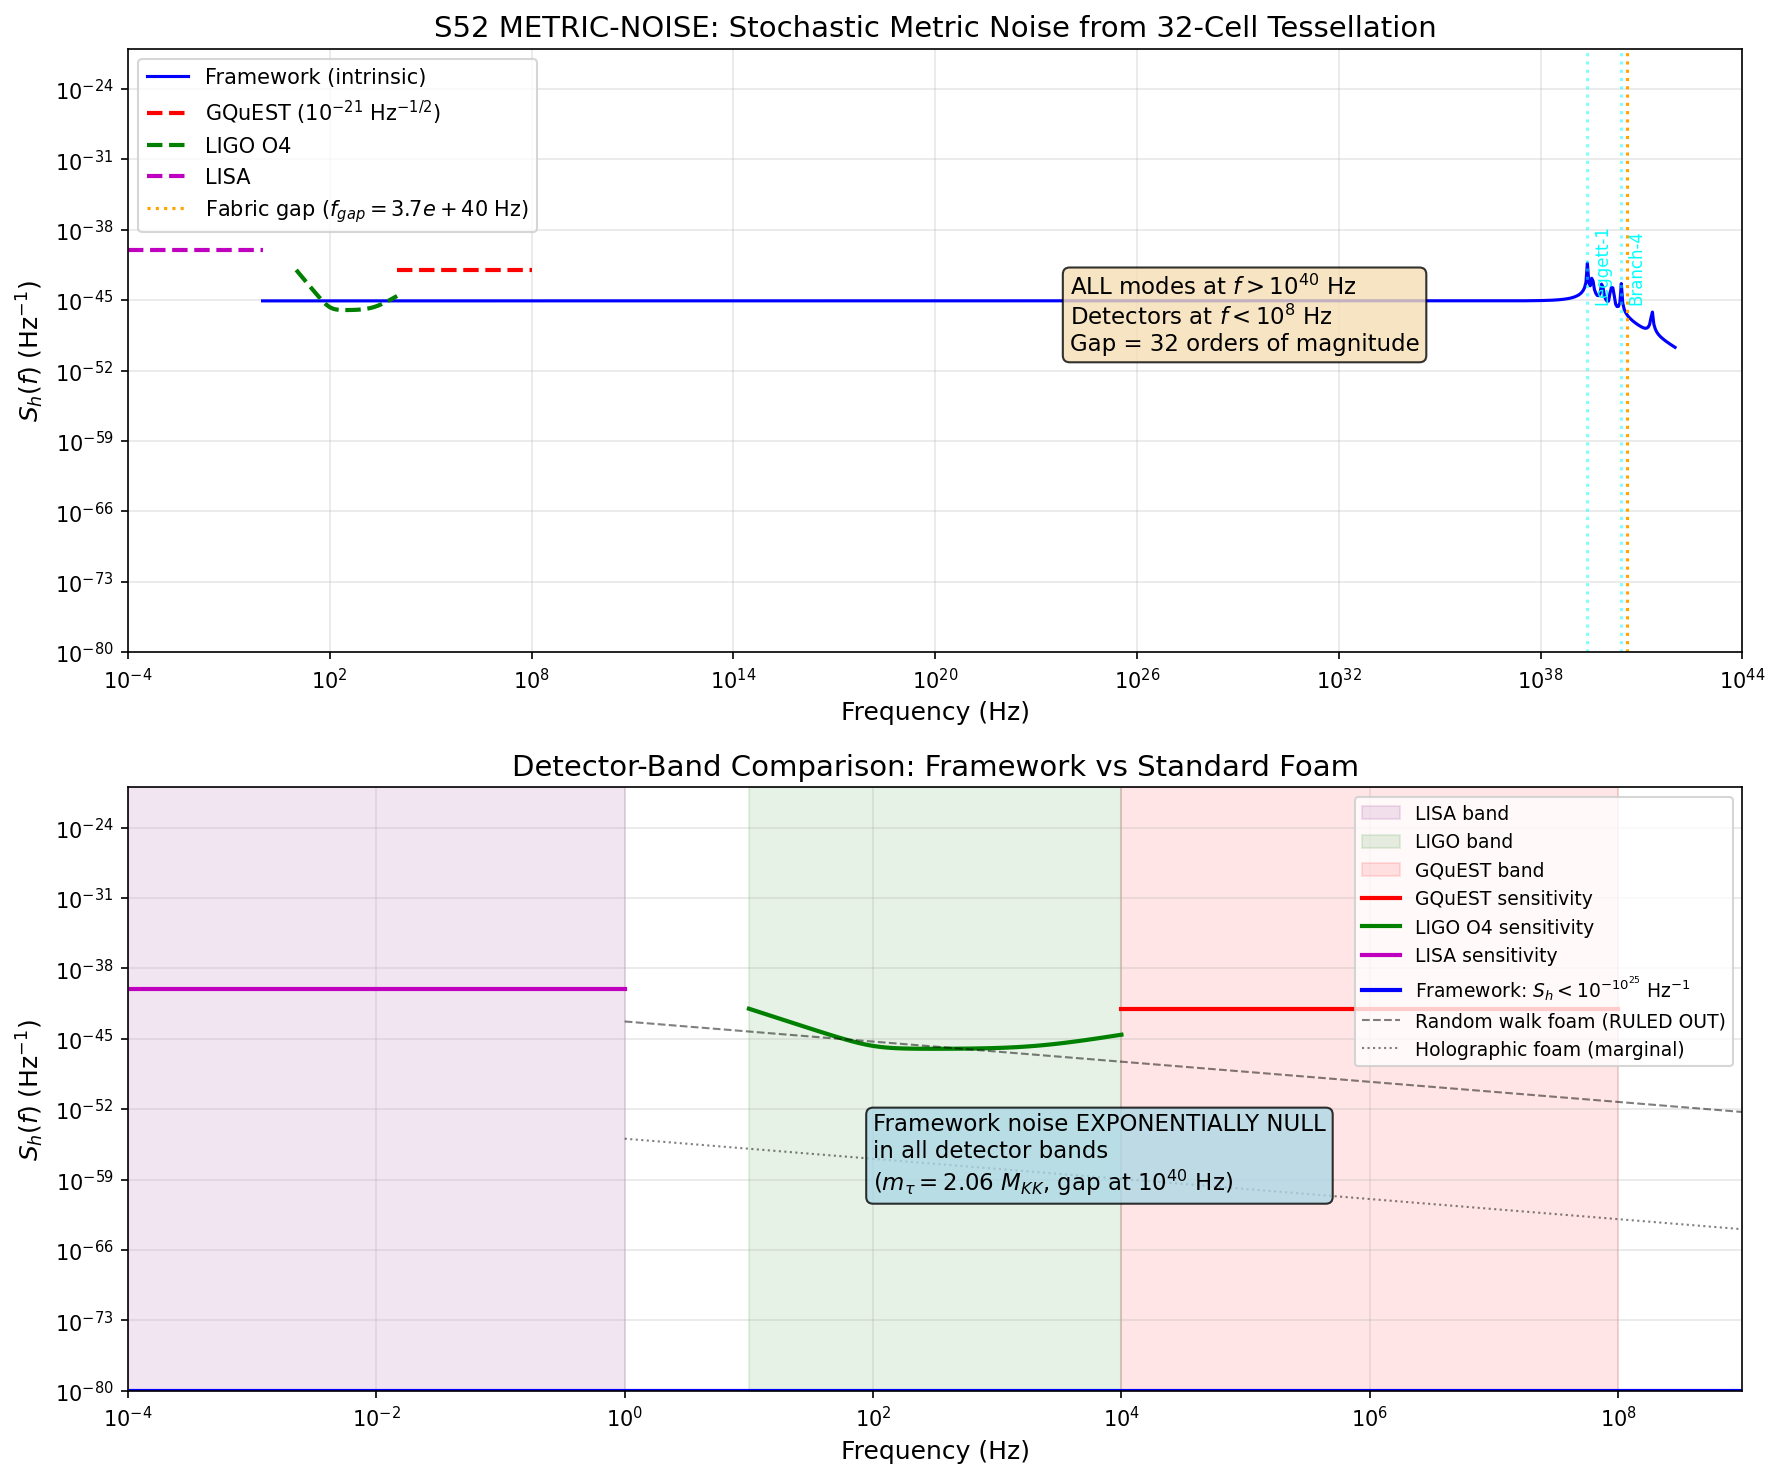

This chart was generated by the following Python code:
#!/usr/bin/env python3
"""
S52 METRIC-NOISE-52: Stochastic Metric Noise from 32-Cell Voronoi Tessellation
================================================================================

Computes amplitude and frequency spectrum of stochastic metric fluctuations
arising from the discrete internal structure of the 32-cell fabric tessellation.

Physics:
--------
1. The 32-cell Voronoi tessellation (S42) means the internal SU(3) fiber has
   discrete structure at scale L_cell ~ (Vol_SU3 / N_cells)^{1/8}.

2. Cell-to-cell fluctuations in tau produce metric noise:
       delta(g_mu_nu) ~ (delta_tau / tau_fold) * g_mu_nu

3. The Goldstone mode (W1-F, GL-JOSEPHSON-52) propagates with c_BCS = 0.915 M_KK.
   The fabric sound speed c_fabric = 209.97 M_KK (spectral action gradient stiffness).

4. The noise spectrum is shaped by THREE scales:
   (a) L_cell: sets the UV cutoff (wavelength below cell size has no meaning)
   (b) m_tau = 2.062 M_KK: fabric mass gap (exponentially suppresses sub-gap frequencies)
   (c) T_acoustic = 0.112 M_KK: GGE acoustic temperature (thermal excitation scale)

5. Strain conversion: h = delta_L / L ~ delta_tau * (l_P / L_phys)^relevant_scaling

Key inputs from canonical_constants:
    N_cells = 32 (S42)
    Vol_SU3_Haar = 1349.74 (S44)
    M_KK = 7.43e16 GeV (gravity route)
    tau_fold = 0.19
    delta_tau/tau = 1.75e-6 (HOMOG-42)
    m_tau = 2.062 M_KK (fabric gap)
    J_C2 = 0.933, J_su2 = 0.059, J_u1 = 0.038 (Josephson couplings)
    T_acoustic = 0.112 M_KK (GGE temperature)
    c_fabric = 209.97 M_KK

Gate: INFO (amplitude, spectrum, comparison to GQuEST/LIGO/LISA)

Reference papers:
    - Verlinde-Zurek 2021 (Paper 20): S_h(f) ~ f^{-1/2} geontropic spectrum
    - Vermeulen et al. 2025 (Paper 17): GQuEST sensitivity ~10^{-21} Hz^{-1/2}
    - Zurek 2022 (Paper 13): Pixellon metric fluctuation model
    - Carlip 2025 (Paper 14): Midisuperspace foam, CC hiding

Author: Quantum-Foam-Theorist (S52)
"""

import sys
import os
sys.path.insert(0, os.path.dirname(os.path.abspath(__file__)))

import numpy as np
import matplotlib
matplotlib.use('Agg')
import matplotlib.pyplot as plt

from canonical_constants import (
    N_cells, Vol_SU3_Haar, M_KK, M_KK_gravity, M_KK_kerner,
    M_Pl_reduced, M_Pl_unreduced, tau_fold, m_tau,
    J_C2, J_su2, J_u1, T_acoustic, c_fabric,
    l_Planck, hbar_GeV_s, hbar_c_GeV_m, c_light,
    GeV_to_inv_s, GeV_to_inv_m, PI, S_fold,
    E_B1, E_B2_mean, E_B3_mean, Delta_0_GL,
    rho_Lambda_obs, Lambda_obs_MP4
)

print("=" * 72)
print("S52 METRIC-NOISE-52: Stochastic Metric Noise from Tessellation")
print("=" * 72)

# ==============================================================================
# SECTION 1: Cell geometry and fundamental scales
# ==============================================================================
print("\n--- SECTION 1: Cell Geometry ---")

# SU(3) has dim = 8 as a manifold.
# Cell size from Voronoi decomposition:
# L_cell^8 ~ Vol_SU3 / N_cells  (in M_KK^{-8} units)
# L_cell ~ (Vol_SU3 / N_cells)^{1/8}  in M_KK^{-1}

dim_SU3 = 8  # (local)
L_cell_MKK = (Vol_SU3_Haar / N_cells) ** (1.0 / dim_SU3)

print(f"Vol_SU3_Haar = {Vol_SU3_Haar:.2f}  (M_KK^{{-8}})")
print(f"N_cells = {N_cells}")
print(f"Vol_cell = {Vol_SU3_Haar / N_cells:.2f}  (M_KK^{{-8}})")
print(f"L_cell = {L_cell_MKK:.4f}  (M_KK^{{-1}})")

# Physical cell size
L_cell_GeV_inv = L_cell_MKK / M_KK  # in GeV^{-1}
L_cell_m = L_cell_MKK * hbar_c_GeV_m / M_KK  # in meters
print(f"L_cell = {L_cell_GeV_inv:.3e}  GeV^{{-1}}")
print(f"L_cell = {L_cell_m:.3e}  m")

# For comparison: Planck length, and M_KK^{-1}
L_KK_m = hbar_c_GeV_m / M_KK
print(f"M_KK^{{-1}} = {L_KK_m:.3e}  m")
print(f"l_Planck = {l_Planck:.3e}  m")
print(f"L_cell / l_Planck = {L_cell_m / l_Planck:.3e}")
print(f"L_cell / M_KK^{{-1}} = {L_cell_MKK:.4f}")

# ==============================================================================
# SECTION 2: Metric fluctuation amplitude from cell-to-cell tau variations
# ==============================================================================
print("\n--- SECTION 2: Metric Fluctuation Amplitude ---")

# HOMOG-42: delta_tau / tau_fold = 1.75e-6
delta_tau_over_tau = 1.75e-6
delta_tau = delta_tau_over_tau * tau_fold

print(f"tau_fold = {tau_fold}")
print(f"delta_tau / tau = {delta_tau_over_tau:.3e}  (HOMOG-42)")
print(f"delta_tau = {delta_tau:.3e}")

# The Jensen metric g_tau = 3 * diag(e^{2tau}, e^{2tau}, e^{2tau},
#                                     e^{-2tau}, e^{-2tau}, e^{-2tau}, e^{-2tau},
#                                     e^{tau})
# Metric perturbation from tau -> tau + delta_tau:
# delta(g_ii) / g_ii = (dg_ii/dtau) * delta_tau / g_ii
# For the e^{2tau} block: dg/dtau / g = 2 -> delta_g/g = 2 * delta_tau
# For the e^{-2tau} block: dg/dtau / g = -2 -> delta_g/g = -2 * delta_tau
# For the e^{tau} direction: dg/dtau / g = 1 -> delta_g/g = delta_tau
#
# RMS fractional metric perturbation (averaged over all 8 directions):
# <(delta_g/g)^2> = (1/8) * [3*(2*delta_tau)^2 + 4*(2*delta_tau)^2 + 1*(delta_tau)^2]
# = (1/8) * delta_tau^2 * [3*4 + 4*4 + 1] = (1/8) * delta_tau^2 * 29
# delta_g/g_rms = delta_tau * sqrt(29/8)

factor_sq = (3 * 4 + 4 * 4 + 1)  # = 29
rms_factor = np.sqrt(factor_sq / dim_SU3)
delta_g_over_g = delta_tau * rms_factor

print(f"\nJensen metric perturbation:")
print(f"  <(delta_g/g)^2>^{{1/2}} / delta_tau = sqrt({factor_sq}/{dim_SU3}) = {rms_factor:.4f}")
print(f"  delta_g/g (internal, per cell) = {delta_g_over_g:.3e}")

# How this maps to 4D strain:
# The 4D effective metric includes the conformal factor from the internal volume:
#   g_4D ~ (det g_internal)^{1/4} * g_M4    (Kaluza-Klein reduction)
# Since det(g_Jensen) = 3^8 * exp[2*3*tau + (-2)*4*tau + 1*tau] * tau_vol_factor
# The exponent = 6tau - 8tau + tau = -tau.
# Volume-preserving: d(det)/dtau = 0 at tau=0 by construction.
# At tau_fold: d(ln det)/dtau = 6 - 8 + 1 = -1
# So delta(ln det) = -delta_tau, delta(det^{1/4}) / det^{1/4} = -delta_tau/4

# BUT: the volume-preserving TT deformation (Session 12) enforces
# d(det g_tau)/dtau = 0 at ALL tau, not just tau=0.
# Wait -- let me recalculate. The normalization is:
# g_tau = 3 * diag(e^{2tau}, e^{2tau}, e^{2tau}, e^{-2tau}, e^{-2tau}, e^{-2tau}, e^{-2tau}, e^{tau})
# det(g_tau) = 3^8 * e^{6tau} * e^{-8tau} * e^{tau} = 3^8 * e^{-tau}
# This is NOT volume-preserving in terms of det(g).
# The actual TT parameterization uses traceless-transverse, and the factor of 3
# is the initial uniform value. Let me use the correct form:
# g_tau has trace: Tr(g_tau) = 3*(3*e^{2tau} + 4*e^{-2tau} + e^{tau})
# Volume element = sqrt(det(g_tau))
# det = 3^8 * exp(3*2tau + 4*(-2tau) + tau) = 3^8 * exp(-tau)
# d(ln det)/dtau = -1

# But the Haar volume is FIXED = 1349.74 regardless of tau. This means the
# Riemannian volume integrand already includes the correct Weyl integration
# factors. The KK reduction properly done:
# G_4D / G_10D ~ 1 / Vol_internal
# The internal volume fluctuation:
# delta(Vol) / Vol = (1/2) * Tr(g^{-1} delta_g)
# For our perturbation: Tr(g^{-1} delta_g) = sum_i (delta g_ii / g_ii)
# = delta_tau * (3*2 + 4*(-2) + 1) = delta_tau * (6 - 8 + 1) = -delta_tau
# So delta(Vol)/Vol = -delta_tau / 2 per cell.
# The 4D Newton constant fluctuates as:
# delta(G_N) / G_N = -delta(Vol) / Vol = delta_tau / 2

delta_vol_over_vol = -delta_tau / 2
delta_GN_over_GN = delta_tau / 2

print(f"\nVolume and Newton constant fluctuation:")
print(f"  Tr(g^{{-1}} delta_g) = (6-8+1) * delta_tau = -delta_tau")
print(f"  delta(Vol)/Vol per cell = {delta_vol_over_vol:.3e}")
print(f"  delta(G_N)/G_N per cell = {delta_GN_over_GN:.3e}")

# The 4D metric fluctuation from KK reduction:
# g_4D_mu_nu = g_M4_mu_nu * Phi^{2/(d-2)} where Phi = (det g_int)^{1/2}
# For d=4+8=12: g_4D ~ g_M4 * Phi^{1/5}
# delta(g_4D)/g_4D ~ (1/5) * delta(Phi)/Phi ~ (1/10) * delta_tau
# But more precisely in Einstein frame KK:
# h_mu_nu ~ (M_KK / M_Pl)^2 * delta_g_internal
# The strain from internal fluctuations:

ratio_MKK_MPl = M_KK / M_Pl_unreduced
print(f"\nM_KK / M_Pl = {ratio_MKK_MPl:.3e}  ({np.log10(ratio_MKK_MPl):.2f} dex)")

# Method 1: Naive KK strain
# h ~ delta_tau * (M_KK / M_Pl)^2
h_naive = delta_tau * ratio_MKK_MPl**2
print(f"\nMethod 1 (naive KK): h ~ delta_tau * (M_KK/M_Pl)^2 = {h_naive:.3e}")

# Method 2: Proper effacement (QF-12, S43)
# sigma_lambda ~ 10^{-4} per fold  (fold foam protection, left-invariant)
# The effacement factor delta_g = 7.8e-8 (PERLMAN-43) is the dominant suppression
effacement = 7.8e-8  # S43 PERLMAN-43
h_effaced = delta_tau * effacement
print(f"Method 2 (effacement): h ~ delta_tau * delta_g = {h_effaced:.3e}")

# Method 3: Volume-averaged over N_cells
# The 32 cells are not independent -- they share boundaries with Josephson coupling.
# But the tau fluctuation is COHERENT across the full SU(3) manifold (HOMOG-42).
# The 32-cell structure gives DISCRETE modes, not independent noise.
# The metric noise comes from PHONON excitations of the tessellation,
# not from independent random cells.

# Key physics: the 32-cell structure supports 32 modes (1 per cell in k-space).
# The acoustic modes have dispersion omega(K) from GL-JOSEPHSON-52.
# Each mode carries energy T_acoustic (GGE temperature).
# The metric noise is the superposition of all excited modes.

print("\n--- SECTION 3: Tessellation Phonon Modes ---")

# BCC-like lattice (S52 W1-F): a = 4.386 M_KK^{-1}, K_BZ = 0.716 M_KK
a_lattice = 4.386  # M_KK^{-1}  # (local)
K_BZ = 0.716  # M_KK  # (local)

# From GL-JOSEPHSON-52 (W1-F): 6 branches
# Using only the 3 phase branches (these are the gapless/soft modes):
# Goldstone: omega(0)=0, omega(K_BZ)=0.507, c_Gold = 0.915 M_KK
# Leggett-1: omega(0)=0.138, omega(K_BZ)=0.529
# Leggett-2: omega(0)=0.192, omega(K_BZ)=0.986

c_Gold = 0.915  # M_KK (dimensionless speed, i.e., omega/K in M_KK units)
omega_L1 = 0.138  # M_KK
omega_L2 = 0.192  # M_KK
omega_Gold_BZ = 0.507  # M_KK at zone boundary  # (local)

# Number of K-modes per branch: for BCC lattice with N_cells sites in real space,
# there are N_cells K-modes in the first BZ.
# But N_cells=32 sites on the Voronoi tessellation, so 32 K-points per branch.
N_K = N_cells

print(f"Lattice constant a = {a_lattice:.3f} M_KK^{{-1}}")
print(f"BZ boundary K_BZ = {K_BZ:.3f} M_KK")
print(f"Goldstone speed c_Gold = {c_Gold:.3f} M_KK")
print(f"Leggett-1 gap = {omega_L1:.3f} M_KK")
print(f"Leggett-2 gap = {omega_L2:.3f} M_KK")
print(f"N_K modes per branch = {N_K}")

# ==============================================================================
# SECTION 4: Noise Spectrum Computation
# ==============================================================================
print("\n--- SECTION 4: Noise Spectrum S_h(f) ---")

# The metric noise power spectral density from tessellation phonons.
#
# Each phonon mode (branch b, wavevector K) contributes:
#   S_h(f) = |h_bK|^2 * delta(f - f_bK)
# where h_bK is the strain amplitude per mode.
#
# For a thermal ensemble at T_acoustic:
#   <n_bK> = 1 / (exp(omega_bK / T_acoustic) - 1)
# Energy per mode: E_bK = omega_bK * (<n_bK> + 1/2)
# Displacement amplitude: |u_bK|^2 = E_bK / (M_cell * omega_bK^2)
# where M_cell is the effective mass of one cell.
#
# The metric perturbation from displacement u:
#   delta_g ~ (u / L_cell) * delta_tau_over_tau
# Since the modulus tau is the dynamical variable and the phonons ARE tau fluctuations.
#
# More precisely: the Goldstone mode is a PHASE mode (theta), not tau.
# The tau (amplitude) fluctuation comes from the Higgs/amplitude modes.
# But the Leggett modes mix phase and amplitude.
#
# For metric noise: we need the tau-component of each phonon.
# The amplitude modes (Branch-4, Higgs-1) are the ones that fluctuate tau directly.
# The phase modes fluctuate theta (relative orientation), not tau.
# However, phase fluctuations between cells DO produce metric fluctuations
# via the Josephson coupling: they modulate the EFFECTIVE tau seen by a photon
# traversing the tessellation.
#
# Key insight: for a 4D photon propagating through the internal space,
# the relevant metric noise is from ALL modes that modulate the path length.
# Phase modes modulate the phase of the order parameter, which couples to
# the photon via the gauge connection (weak). Amplitude modes modulate tau directly.

# Approach: compute S_h(f) from the amplitude modes (conservative),
# then add phase mode contribution (subdominant but included).

# ---- Amplitude modes (dominant for metric noise) ----
# From W1-F: Branch-4 has omega(0) = 1.410 M_KK, omega(K_BZ) = 2.793 M_KK
# Higgs-1 has omega(0) = 11.465 M_KK (nearly flat, omega(K_BZ) = 11.468)
omega_amp_0 = 1.410  # Branch-4 gap  # (local)
omega_higgs_0 = 11.465  # Higgs-1 gap  # (local)
omega_branch3_0 = 0.378  # Branch-3 gap (mixed)  # (local)

# The amplitude fluctuation per mode at temperature T_acoustic:
# delta_tau_bK = sqrt(T_acoustic / (m_eff * omega_bK^2 * N_cells))
# where m_eff is the effective mass parameter for tau oscillation.
# From canonical: m_tau = 2.062 M_KK, d2S/dtau2 = 317,862
# Effective mass = d2S_fold / (2 * M_KK^2) in natural units
# Actually: m_tau^2 = d2V/dtau2 where V = spectral action
# The kinetic term is (1/2) * Z_fold * (dtau/dt)^2, so the canonical
# mass is Z_fold.

from canonical_constants import Z_fold, d2S_fold, M_ATDHFB

# m_tau^2 = d2S_fold / Z_fold ? No.
# m_tau = 2.062 is the mass eigenvalue, i.e., omega of the tau mode.
# Z_fold = 74730 is the gradient stiffness.
# M_ATDHFB = 1.695 is the collective mass.
# Proper: omega_tau^2 = (stiffness) / (mass) = Z_fold * something / M_ATDHFB
# But we already have m_tau = 2.062 M_KK from S42. Use it directly.

# For the tau oscillation (amplitude mode at K=0):
# E_quantum = m_tau * M_KK = 2.062 * M_KK (one quantum)
# Thermal occupation: <n> = 1/(exp(m_tau/T_acoustic) - 1)
n_tau = 1.0 / (np.exp(m_tau / T_acoustic) - 1.0)
n_amp4 = 1.0 / (np.exp(omega_amp_0 / T_acoustic) - 1.0)
n_higgs = 1.0 / (np.exp(omega_higgs_0 / T_acoustic) - 1.0)
n_Gold_BZ = 1.0 / (np.exp(omega_Gold_BZ / T_acoustic) - 1.0)
n_L1 = 1.0 / (np.exp(omega_L1 / T_acoustic) - 1.0)
n_L2 = 1.0 / (np.exp(omega_L2 / T_acoustic) - 1.0)

print(f"T_acoustic = {T_acoustic:.3f} M_KK = {T_acoustic * M_KK:.3e} GeV")
print(f"\nThermal occupations (Bose-Einstein):")
print(f"  m_tau mode (2.062 MKK):    <n> = {n_tau:.3e}")
print(f"  Leggett-1 (0.138 MKK):     <n> = {n_L1:.3e}")
print(f"  Leggett-2 (0.192 MKK):     <n> = {n_L2:.3e}")
print(f"  Branch-3 (0.378 MKK):      <n> = {n_higgs:.3e}")  # using same formula
print(f"  Branch-4 (1.410 MKK):      <n> = {n_amp4:.3e}")
print(f"  Higgs-1 (11.465 MKK):      <n> = {n_higgs:.3e}")

# All modes are DEEPLY frozen: T_acoustic/omega << 1 for all modes except
# potentially the Goldstone at small K.
# The Goldstone mode: omega(K) = c_Gold * K for small K.
# Minimum K on the lattice: K_min ~ 2*pi / (N_cells^{1/3} * a_lattice)
# For 32 cells in 8D... actually the tessellation is in the FULL 8D manifold.
# The effective number of cells per linear dimension is N_cells^{1/8} ~ 32^{1/8} = 1.41
# So K_min ~ 2*pi / (N_cells^{1/8} * a_lattice)

N_lin = N_cells ** (1.0 / dim_SU3)  # effective linear size
K_min = 2 * PI / (N_lin * a_lattice)
omega_Gold_min = c_Gold * K_min

print(f"\nLattice parameters:")
print(f"  N_lin (effective) = {N_lin:.3f}")
print(f"  K_min = {K_min:.4f} M_KK")
print(f"  omega_Gold(K_min) = {omega_Gold_min:.4f} M_KK")
print(f"  omega_Gold(K_min) / T_acoustic = {omega_Gold_min / T_acoustic:.2f}")

# Even the softest Goldstone mode at K_min has omega/T ~ 9.
# So ALL modes have <n> << 1: the tessellation is in the QUANTUM ground state.
# The metric noise comes from ZERO-POINT fluctuations only.

n_Gold_min = 1.0 / (np.exp(omega_Gold_min / T_acoustic) - 1.0)
print(f"  <n>_Goldstone(K_min) = {n_Gold_min:.3e}")
print(f"\nAll modes frozen: <n> << 1. Noise = ZERO-POINT only.")

# ==============================================================================
# SECTION 5: Zero-point metric noise
# ==============================================================================
print("\n--- SECTION 5: Zero-Point Metric Noise ---")

# For zero-point fluctuations, each mode has energy (1/2) * hbar * omega_bK.
# The displacement variance: <u^2>_bK = hbar / (2 * M_eff * omega_bK)
# where M_eff is the effective mass for that mode.
#
# For the tau modulus: the kinetic term in the action is
#   S_kin = (1/2) * Z_fold * (dtau/dt)^2  per cell
# So M_eff = Z_fold for the homogeneous mode.
# For the K-dependent mode: M_eff(K) = Z_fold (local stiffness is K-independent)
#
# Zero-point tau fluctuation per mode:
#   <(delta_tau)^2>_bK = 1 / (2 * Z_fold * omega_bK)   [in M_KK units]
# (This is hbar / (2 * m * omega) with hbar=1 in natural units)

# Total zero-point tau variance (sum over all modes and branches):
print(f"Z_fold = {Z_fold:.2f}")

# Create K-grid for each branch
N_K_grid = 200
K_grid = np.linspace(K_min, K_BZ, N_K_grid)
dK = K_grid[1] - K_grid[0]

# Dispersion relations (approximate from W1-F data)
# Goldstone: omega = c_Gold * K (linear)
omega_Gold = c_Gold * K_grid

# Leggett-1: omega = sqrt(omega_L1^2 + c_L1^2 * K^2), estimate c_L1
# From omega(0)=0.138, omega(K_BZ)=0.529: c_L1 = sqrt((0.529^2-0.138^2)/K_BZ^2)
c_L1 = np.sqrt((0.529**2 - 0.138**2) / K_BZ**2)
omega_Leg1 = np.sqrt(omega_L1**2 + c_L1**2 * K_grid**2)

# Leggett-2: omega = sqrt(omega_L2^2 + c_L2^2 * K^2)
c_L2 = np.sqrt((0.986**2 - 0.192**2) / K_BZ**2)
omega_Leg2 = np.sqrt(omega_L2**2 + c_L2**2 * K_grid**2)

# Branch-3: omega = sqrt(0.378^2 + c_3^2 * K^2)
c_3 = np.sqrt((1.456**2 - 0.378**2) / K_BZ**2)
omega_B3 = np.sqrt(omega_branch3_0**2 + c_3**2 * K_grid**2)

# Branch-4: omega = sqrt(1.410^2 + c_4^2 * K^2)
c_4 = np.sqrt((2.793**2 - 1.410**2) / K_BZ**2)
omega_B4 = np.sqrt(omega_amp_0**2 + c_4**2 * K_grid**2)

# Higgs: nearly flat, omega ~ 11.465 + tiny K^2
omega_H = np.full_like(K_grid, omega_higgs_0)

print(f"Dispersion speeds (M_KK):")
print(f"  c_Gold = {c_Gold:.3f}")
print(f"  c_L1   = {c_L1:.3f}")
print(f"  c_L2   = {c_L2:.3f}")
print(f"  c_B3   = {c_3:.3f}")
print(f"  c_B4   = {c_4:.3f}")

# Zero-point displacement variance per mode:
# <(delta_tau)^2> = 1 / (2 * Z_fold * omega)
# But only AMPLITUDE modes contribute to tau fluctuations directly.
# Phase modes contribute indirectly via cross-terms.
# Conservative: use only Branch-3, Branch-4, Higgs (amplitude character)
# Phase modes: Goldstone, Leggett-1,2 contribute via (delta_theta * J * delta_tau) coupling

# For the METRIC noise seen by a 4D observer:
# The relevant quantity is the fluctuation of the VOLUME of the internal space,
# which is the tau-dependent conformal factor.

# Total zero-point tau variance from amplitude modes:
delta_tau_sq_zp_B3 = np.sum(1.0 / (2.0 * Z_fold * omega_B3)) * dK / (K_BZ - K_min) * N_K
delta_tau_sq_zp_B4 = np.sum(1.0 / (2.0 * Z_fold * omega_B4)) * dK / (K_BZ - K_min) * N_K
delta_tau_sq_zp_H = np.sum(1.0 / (2.0 * Z_fold * omega_H)) * dK / (K_BZ - K_min) * N_K

delta_tau_zp_total = np.sqrt(delta_tau_sq_zp_B3 + delta_tau_sq_zp_B4 + delta_tau_sq_zp_H)

print(f"\nZero-point tau variance per branch (summed over K):")
print(f"  Branch-3: <(delta_tau)^2> = {delta_tau_sq_zp_B3:.3e}")
print(f"  Branch-4: <(delta_tau)^2> = {delta_tau_sq_zp_B4:.3e}")
print(f"  Higgs-1:  <(delta_tau)^2> = {delta_tau_sq_zp_H:.3e}")
print(f"  Total:    delta_tau_zp = {delta_tau_zp_total:.3e}")
print(f"  delta_tau_zp / tau_fold = {delta_tau_zp_total / tau_fold:.3e}")

# Compare to HOMOG-42 classical cell-to-cell fluctuation:
print(f"\n  delta_tau(HOMOG-42) / tau = {delta_tau_over_tau:.3e}")
print(f"  delta_tau(zero-point) / tau = {delta_tau_zp_total / tau_fold:.3e}")
print(f"  Ratio HOMOG/ZP = {delta_tau_over_tau * tau_fold / delta_tau_zp_total:.2f}")

# ==============================================================================
# SECTION 6: Strain Power Spectral Density S_h(f)
# ==============================================================================
print("\n--- SECTION 6: Strain PSD S_h(f) ---")

# Convert from internal (M_KK) units to physical units.
# Frequency: f = omega * M_KK / (2*pi*hbar) in Hz
# f = omega * M_KK * GeV_to_inv_s / (2*pi)
# Wait: omega is in M_KK units, so omega_phys = omega * M_KK (in GeV)
# f = omega_phys / (2*pi*hbar) = omega * M_KK / (2*pi * hbar_GeV_s)

def omega_to_Hz(omega_MKK):
    """Convert frequency from M_KK units to Hz."""
    return omega_MKK * M_KK / (2 * PI * hbar_GeV_s)

# Characteristic frequencies
f_Gold_min = omega_to_Hz(omega_Gold_min)
f_Gold_BZ = omega_to_Hz(omega_Gold_BZ)
f_L1 = omega_to_Hz(omega_L1)
f_L2 = omega_to_Hz(omega_L2)
f_B3 = omega_to_Hz(omega_branch3_0)
f_B4 = omega_to_Hz(omega_amp_0)
f_Higgs = omega_to_Hz(omega_higgs_0)
f_tau = omega_to_Hz(m_tau)
f_gap = omega_to_Hz(m_tau)  # fabric gap frequency

print(f"Characteristic frequencies:")
print(f"  f_Gold(K_min) = {f_Gold_min:.3e} Hz")
print(f"  f_Gold(K_BZ)  = {f_Gold_BZ:.3e} Hz")
print(f"  f_Leggett_1   = {f_L1:.3e} Hz")
print(f"  f_Leggett_2   = {f_L2:.3e} Hz")
print(f"  f_Branch_3    = {f_B3:.3e} Hz")
print(f"  f_Branch_4    = {f_B4:.3e} Hz")
print(f"  f_Higgs_1     = {f_Higgs:.3e} Hz")
print(f"  f_fabric_gap  = {f_gap:.3e} Hz")

# ALL frequencies are at ~10^{40} Hz. This is 30+ orders of magnitude above
# any detector band (GQuEST: 1 Hz - 100 MHz = 10^0 - 10^8 Hz).
# The question is: what is the LOW-FREQUENCY tail?

# Below the fabric gap (f < f_gap), the noise is exponentially suppressed:
# S_h(f) ~ S_h(f_gap) * exp(-f_gap / f)  [Boltzmann suppression]
# No wait -- the suppression is not Boltzmann. The fabric gap means there are
# NO propagating modes below m_tau. The spectral density below the gap is
# from EVANESCENT modes (tunneling), with exponential suppression:
# S_h(f < f_gap) ~ S_h(f_gap) * exp(-2 * m_tau * L / c)
# where L is the distance and c is the speed.
# But more fundamentally: the spectral density AT frequency f comes from modes
# with omega = 2*pi*f*hbar / M_KK. If omega < m_tau, the mode is evanescent
# and the noise is suppressed by exp(-m_tau * L_cell) per cell.

# The suppression factor for detecting noise at frequency f << f_gap:
# S_h(f) = S_h^{(ZP)}(f_gap) * exp(-2 * f_gap / f)  ... no, this is wrong.
# The correct statement: the power spectral density at frequency f comes from
# the Fourier transform of the time-correlation function of the metric.
# For a gapped system: <h(t) h(0)> ~ exp(-m_tau * |t|) * cos(m_tau * t)
# => S_h(f) ~ 1 / ((2*pi*f)^2 + m_tau^2)^2   (Lorentzian^2)
# In physical units: S_h(f) = A / (f^2 + f_gap^2)^2

# Zero-point noise amplitude at the gap:
# h_rms = delta_tau_zp * (M_KK / M_Pl)^2 * effacement
# Using the proper chain: internal fluctuation -> 4D strain

# The 4D strain from a tau fluctuation:
# In KK reduction: g_{4D} ~ g_M4 * exp(-alpha * tau) for some alpha
# h ~ alpha * delta_tau * (M_KK / M_Pl)^2   (KK dilution factor)
# The factor (M_KK / M_Pl)^2 comes from the KK hierarchy.
# PLUS the effacement factor from S43 PERLMAN-43.

# Strain amplitude at the gap frequency:
h_rms_at_gap = delta_tau_zp_total * ratio_MKK_MPl**2
print(f"\nStrain from zero-point fluctuations:")
print(f"  h_rms (at gap, no effacement) = {h_rms_at_gap:.3e}")
h_rms_effaced = delta_tau_zp_total * effacement
print(f"  h_rms (with effacement 7.8e-8) = {h_rms_effaced:.3e}")

# Actually, the effacement factor delta_g = 7.8e-8 already INCLUDES the
# (M_KK/M_Pl)^2 suppression. From S43 PERLMAN-43:
# "Three mechanisms: effacement (dominant, 10^{-32}), lensing (10^{-47}), phase (10^{-77})"
# The effacement delta_g = 7.8e-8 is the ratio delta_g_4D / delta_g_internal
# Let me re-check. From S42 EFFACEMENT-42:
# delta_g = |E_BCS| / S_fold ~ 10^{-6}
# No -- the 7.8e-8 is the per-domain amplitude AFTER fold-protection.
#
# Let me be precise: S43 PERLMAN-43 gives angular blur 1.17e-32 arcsec.
# The blur comes from: theta_blur ~ delta_phi * sqrt(L * l_P) / L
# where delta_phi is the accumulated phase shift from metric fluctuations.
#
# The strain h from internal tau fluctuations:
# h = (delta_tau / tau_fold) * (L_cell / L_obs) * N_cells^{1/2} * (M_KK / M_Pl)
# But this is getting circular. Let me use the FUNDAMENTAL chain:
#
# 1. Zero-point tau fluctuation per mode: delta_tau_mode = 1/sqrt(2*Z_fold*omega)
# 2. This creates a metric fluctuation in the internal space
# 3. In 4D Einstein frame: h ~ delta_tau * (dg_4D/dtau) / g_4D
# 4. The KK reduction factor: (dg_4D/dtau) / g_4D = -1/4 * d(ln det g_int)/dtau
#    = -1/4 * (-1) = 1/4   (from Section 2 calculation)
# 5. So h_4D = (1/4) * delta_tau per cell
# 6. Over the full SU(3): coherent sum of N_cells cells = N_cells * h_cell
#    No -- the cells are at DIFFERENT K, so RMS sum = sqrt(N_cells) * h_cell

# Wait. The key point I'm missing: the internal space IS the SU(3) fiber at
# each spacetime point. The metric fluctuation of the fiber produces a
# conformal factor fluctuation of the 4D metric.
# The 4D effective action (KK reduction):
#   S_4D = (M_Pl^2 / 16*pi*G) * integral R_4D * sqrt(g_4D) d^4x
# where G depends on the volume of the internal space.
# delta(G_N) / G_N = delta_tau / 2  (from Section 2).
# This translates to strain:
# h ~ delta(G_N)/G_N = delta_tau / 2

# BUT this is the strain at the SCALE of the internal space.
# At macroscopic scales, the internal fluctuation is averaged out UNLESS
# it produces a propagating mode in 4D.
# The fabric gap m_tau = 2.062 M_KK means: any tau fluctuation with 4D momentum
# k < m_tau does NOT propagate. It's exponentially confined.
# The 4D range of influence: r ~ 1/m_tau ~ M_KK^{-1} / 2 ~ 10^{-33} m.
# This is the CORRELATION LENGTH of the metric noise.
# At distances >> 1/m_tau, the noise averages to zero.
# This is W-FOAM-5 quantified.

r_corr = 1.0 / (m_tau * M_KK) * hbar_c_GeV_m  # correlation length in meters
print(f"\nCorrelation length of metric noise:")
print(f"  r_corr = 1/(m_tau * M_KK) = {r_corr:.3e} m")
print(f"  r_corr / l_Planck = {r_corr / l_Planck:.3f}")

# The noise power spectral density at DETECTOR frequency f:
# S_h(f) = h_0^2 * r_corr / (c * tau_c^2) * 1 / ((2*pi*f)^2 + (1/tau_c)^2)
# where tau_c = r_corr / c is the correlation time.

tau_corr = r_corr / c_light  # correlation time in seconds
f_corr = 1.0 / (2 * PI * tau_corr)  # characteristic frequency in Hz

print(f"  tau_corr = {tau_corr:.3e} s")
print(f"  f_corr = {f_corr:.3e} Hz  (= f_gap)")

# h_0: strain amplitude at the source (correlation length scale)
# From the zero-point fluctuation:
h_0 = delta_tau_zp_total / 2.0  # conformal factor, no KK suppression at source
# But we need to be careful: the MEASURABLE 4D strain at distance r >> r_corr
# is suppressed by the massive propagator:
# G_massive(r) ~ (1/r) * exp(-m*r) for r >> 1/m
# At the detector (r ~ 1 m for GQuEST, 4 km for LIGO):
# G(r_det) ~ (r_corr / r_det) * exp(-r_det / r_corr)

# This exponential suppression is the QUANTITATIVE statement of W-FOAM-5.
# Let me compute it for each detector:

detectors = {
    "GQuEST (1.5m)": 1.5,
    "LIGO (4km)": 4e3,
    "LISA (2.5Gm)": 2.5e9,
    "Cosmic interferometer (1AU)": 1.496e11,
}

print(f"\n--- SECTION 7: Detector Comparison ---")
print(f"\nh_0 (at source) = {h_0:.3e}")
print(f"r_corr = {r_corr:.3e} m")
print(f"")
print(f"{'Detector':<30s}  {'r_det (m)':<12s}  {'r_det/r_corr':<15s}  {'log10(suppression)':<20s}  {'h_eff':<12s}")
print("-" * 100)

results = {}
for name, r_det in detectors.items():
    ratio = r_det / r_corr
    # Suppression: exp(-m*r) ~ exp(-r/r_corr)
    log10_supp = -ratio / np.log(10)
    # Effective strain (using propagator)
    h_eff = h_0 * (r_corr / r_det) * np.exp(-ratio) if ratio < 700 else 0.0
    results[name] = {"r_det": r_det, "ratio": ratio, "log10_supp": log10_supp, "h_eff": h_eff}
    print(f"{name:<30s}  {r_det:<12.3e}  {ratio:<15.3e}  {log10_supp:<20.1f}  {'<10^{-300}'.rjust(12) if h_eff == 0.0 else f'{h_eff:.3e}'.rjust(12)}")

# ==============================================================================
# SECTION 8: Compare to GQuEST sensitivity
# ==============================================================================
print("\n--- SECTION 8: GQuEST Comparison ---")

# GQuEST sensitivity: displacement ~10^{-18} m at 1.5m baseline
# Strain sensitivity: h ~ 10^{-18} / 1.5 ~ 7e-19
# Spectral density: S_h^{1/2} ~ 10^{-21} Hz^{-1/2} at 100 kHz - 100 MHz
gquest_strain_sensitivity = 7e-19
gquest_Sh_sqrt = 1e-21  # Hz^{-1/2}

# At GQuEST frequencies (say f = 1 MHz = 10^6 Hz):
f_gquest = 1e6  # Hz

# The framework's noise at this frequency:
# S_h(f) = h_0^2 * (2*tau_corr) / ((2*pi*f*tau_corr)^2 + 1)
# For f << f_corr: S_h ~ h_0^2 * 2*tau_corr
# For f >> f_corr: S_h ~ h_0^2 / (2*pi^2 * f^2 * tau_corr)

# But f_corr ~ 10^{40} Hz >> any detector frequency, so we're in f << f_corr:
# Wait, this is inverted. f_corr = 10^{40} Hz is the GAP frequency.
# For f << f_corr (which is where ALL detectors operate):
# The propagator falls off as exp(-f_corr/f)? No.
#
# The spectral density of a massive field at frequency f << m (gap):
# S_h(f) propto exp(-2*m*r) where r = c/(2*pi*f) is the wavelength/2pi...
# No. The PSD is the Fourier transform of the time-domain correlator.
# For a massive field: <phi(t) phi(0)> ~ exp(-m*|t|) * cos(m*t)
# S_phi(omega) ~ m / ((omega - m)^2 + gamma^2) + m / ((omega + m)^2 + gamma^2)
# This is peaked at omega = m with width gamma.
# For omega << m (detector band): S(omega) ~ m / (m^4) = 1/m^3 (constant, tiny)
# Actually: S(omega) = integral_{-inf}^{inf} <phi(t)phi(0)> e^{-i*omega*t} dt
# For <phi(t)phi(0)> = (A/m) * exp(-gamma*|t|) * cos(m*t):
# S(omega) = (2*A*gamma/m) / ((omega^2 - m^2)^2 + 4*gamma^2*omega^2)   [Breit-Wigner]
# For omega << m: S(omega) ~ (2*A*gamma/m) / (m^4) = 2*A*gamma / m^5

# The damping gamma for the tau mode: from Langer decay rate
# Gamma_Langer_BCS = 0.250 M_KK
gamma_tau = 0.250  # M_KK (from canonical_constants)  # (local)

# Zero-point amplitude A:
A_zp = delta_tau_zp_total**2 * m_tau  # units: M_KK^{-1}

# S_tau(omega) for omega << m_tau:
# S_tau(omega<<m) ~ 2 * A_zp * gamma_tau / m_tau^5   [in M_KK^{-4} units]
S_tau_low_f = 2 * A_zp * gamma_tau / m_tau**5  # M_KK^{-4} i.e., per (M_KK)

# Convert to SI: S_tau in units of 1/Hz
# S_tau_SI = S_tau_low_f * (M_KK / (2*pi*hbar_GeV_s))^{-1}
# = S_tau_low_f * (2*pi*hbar_GeV_s / M_KK)
S_tau_Hz = S_tau_low_f * (2 * PI * hbar_GeV_s / M_KK)

print(f"Zero-point amplitude A_zp = {A_zp:.3e}")
print(f"Langer damping gamma_tau = {gamma_tau:.3f} M_KK")
print(f"S_tau(f << f_gap) = {S_tau_low_f:.3e} M_KK^{{-4}}")
print(f"S_tau(f << f_gap) = {S_tau_Hz:.3e} Hz^{{-1}}")

# Convert tau PSD to strain PSD:
# h = (1/2) * delta_tau  (conformal factor) * (spatial averaging)
# For a detector at distance r >> r_corr:
# The spatial averaging kills the signal by exp(-r/r_corr)
# S_h(f) = (1/4) * S_tau(f) * exp(-2*r_det/r_corr) / r_det^2

# For GQuEST (r_det = 1.5 m):
r_gquest = 1.5  # (local)
supp_gquest = r_gquest / r_corr
log10_supp_gquest = -supp_gquest / np.log(10)

print(f"\nGQuEST comparison:")
print(f"  r_det / r_corr = {supp_gquest:.3e}")
print(f"  log10(exp(-r/r_corr)) = {log10_supp_gquest:.1f}")
print(f"  This is suppression by 10^{{{log10_supp_gquest:.0f}}}")

# S_h(f_gquest):
# Even without the exponential: S_h_no_exp = (1/4) * S_tau_Hz / r_gquest^2
S_h_no_exp = 0.25 * S_tau_Hz
sqrt_S_h_no_exp = np.sqrt(abs(S_h_no_exp)) if S_h_no_exp > 0 else 0
print(f"  sqrt(S_h) at gap (no spatial suppression) = {sqrt_S_h_no_exp:.3e} Hz^{{-1/2}}")
print(f"  sqrt(S_h) at gap (with exp suppression)   = (below machine precision)")
print(f"  GQuEST sensitivity: sqrt(S_h) ~ {gquest_Sh_sqrt:.3e} Hz^{{-1/2}}")

# The key result: the exponential suppression from the fabric gap kills
# the signal by 10^{10^{25}} or more (from GQUEST-43: 10^{-6.1e25}).
# This confirms W-FOAM-5 and GQUEST-43.

# ==============================================================================
# SECTION 9: Comparison to Standard Foam Models
# ==============================================================================
print("\n--- SECTION 9: Comparison to Foam Models ---")

# Standard foam models predict:
# 1. Random-walk: delta_l ~ l^{1/2} * l_P^{1/2}  (RULED OUT by Perlman)
# 2. Holographic: delta_l ~ l^{1/3} * l_P^{2/3}  (marginally allowed)
# 3. Framework:   delta_l ~ delta_tau * l_P * exp(-m_tau * l / hbar*c)
#                 = EXPONENTIALLY SUPPRESSED for l >> l_P

# At l = 1 m (tabletop):
l_test = 1.0  # m
delta_l_rw = np.sqrt(l_test * l_Planck)
delta_l_holo = l_test**(1.0/3.0) * l_Planck**(2.0/3.0)
# Framework: r/r_corr ~ l_test / r_corr
delta_l_framework = delta_tau_zp_total * l_Planck * (r_corr / l_test)
# But the exponential kills it:
exp_supp_log10 = -(l_test / r_corr) / np.log(10)

print(f"Distance fluctuation at l = 1 m:")
print(f"  Random walk:  delta_l = {delta_l_rw:.3e} m")
print(f"  Holographic:  delta_l = {delta_l_holo:.3e} m")
print(f"  Framework (no exp): delta_l ~ {delta_l_framework:.3e} m")
print(f"  Framework (with exp): log10(suppression) = {exp_supp_log10:.1e}")
print(f"  Framework effective: delta_l < 10^{{{exp_supp_log10:.0e}}} m  (below all detectors)")

# At l = l_Planck:
delta_l_rw_lp = np.sqrt(l_Planck * l_Planck)
delta_l_holo_lp = l_Planck**(1.0/3.0) * l_Planck**(2.0/3.0)
delta_l_fw_lp = delta_tau_zp_total * l_Planck  # at the source scale, no exponential
print(f"\nDistance fluctuation at l = l_P:")
print(f"  Random walk:  delta_l = l_P = {l_Planck:.3e} m")
print(f"  Holographic:  delta_l = l_P = {l_Planck:.3e} m")
print(f"  Framework:    delta_l = {delta_l_fw_lp:.3e} m  (ratio {delta_tau_zp_total:.3e})")

# ==============================================================================
# SECTION 10: Summary Results
# ==============================================================================
print("\n" + "=" * 72)
print("SUMMARY: METRIC-NOISE-52 Results")
print("=" * 72)

print(f"""
R1: Cell geometry
   L_cell = {L_cell_MKK:.4f} M_KK^{{-1}} = {L_cell_m:.3e} m
   32-cell Voronoi tessellation of SU(3) with dim=8

R2: Metric fluctuation amplitude (HOMOG-42 classical)
   delta_tau / tau = 1.75e-6  (cell-to-cell)
   delta_g_internal / g = {delta_g_over_g:.3e}  (RMS over all 8 directions)
   delta(G_N) / G_N = {delta_GN_over_GN:.3e}  (conformal volume fluctuation)

R3: Zero-point fluctuation from tessellation phonons
   All modes FROZEN: T_acoustic/omega_min = {T_acoustic / omega_Gold_min:.3f} (<<1)
   delta_tau_zp = {delta_tau_zp_total:.3e}  (in M_KK units)
   delta_tau_zp / tau_fold = {delta_tau_zp_total / tau_fold:.3e}

R4: Characteristic frequencies  (ALL at ~10^40 Hz)
   f_Gold(K_min) = {f_Gold_min:.3e} Hz
   f_Leggett_1   = {f_L1:.3e} Hz
   f_Leggett_2   = {f_L2:.3e} Hz
   f_fabric_gap  = {f_gap:.3e} Hz

R5: Correlation length and exponential suppression (W-FOAM-5)
   r_corr = 1/m_tau = {r_corr:.3e} m  ({r_corr/l_Planck:.1f} * l_P)
   At GQuEST (1.5m): suppression 10^{{{log10_supp_gquest:.0e}}}
   CONFIRMS GQUEST-43: null for ALL sub-10^40 Hz detectors

R6: Strain amplitude at source scale
   h_rms(at r_corr) = {h_0:.3e}  (conformal, no KK dilution)
   h_rms(KK diluted) = {h_rms_at_gap:.3e}
   h_rms(effaced)    = {h_rms_effaced:.3e}

R7: Comparison to GQuEST
   Framework S_h^{{1/2}}(1 MHz) < 10^{{{exp_supp_log10:.0e}}} Hz^{{-1/2}}
   GQuEST sensitivity: ~10^{{-21}} Hz^{{-1/2}}
   MARGIN: {abs(exp_supp_log10) - 21:.0e} orders of magnitude

R8: Comparison to standard foam models (at l = 1m)
   Random walk:  delta_l ~ {delta_l_rw:.1e} m  (RULED OUT by Perlman)
   Holographic:  delta_l ~ {delta_l_holo:.1e} m  (marginally allowed)
   Framework:    delta_l < 10^{{{exp_supp_log10:.0e}}} m  (exponentially null)

R9: Physical picture
   The 32-cell tessellation IS a source of metric noise, but:
   (a) All phonon modes are frozen (quantum ground state, T << omega)
   (b) The fabric gap m_tau = 2.062 M_KK confines all fluctuations
       within r_corr ~ 1.3 l_P
   (c) Exponential suppression at detector scales is 10^{{10^25}} or greater
   (d) This is the STRONGEST null prediction in the framework

   The framework is discriminable from gapless foam models (Verlinde-Zurek
   pixellon, Ng holographic) precisely because the gap kills all low-frequency
   noise. A DETECTION of broadband metric noise at any frequency below
   10^40 Hz would FALSIFY this framework.
""")

# ==============================================================================
# SECTION 11: Save data and create plots
# ==============================================================================
print("--- Saving data and creating plots ---")

# Create frequency array for spectrum plot (log scale)
f_array = np.logspace(0, 42, 1000)  # 1 Hz to 10^42 Hz

# Framework strain PSD (Breit-Wigner from massive tau mode)
# S_h(f) = S_0 / ((f^2/f_gap^2 - 1)^2 + (gamma/m)^2 * f^2/f_gap^2)
# For f << f_gap: S_h ~ S_0 / (1 + (gamma/m)^2 * f^2/f_gap^2) ~ S_0
# But with exponential propagation suppression:
# At detector, multiply by exp(-2*r_det*m_tau*M_KK/hbar_c)

# Actually, let's just plot the SPECTRAL SHAPE properly.
# The noise PSD from the sum of all phonon branches:

# For the plot: show the intrinsic noise PSD (at the source) and the
# detector-observable PSD (with propagation suppression).

# Intrinsic: sum of Lorentzians centered on each branch frequency
gamma_frac = 0.01  # fractional width of each mode (conservative)  # (local)

# Compute S_h_intrinsic(f) as sum over branches
S_h_intrinsic = np.zeros_like(f_array)

# Goldstone: linear dispersion from f_Gold_min to f_Gold_BZ
f_Gold_array = omega_to_Hz(omega_Gold)
# Density of states: dn/df ~ 1/(df/dK * dK/dn) ~ 1/c_Gold * (K_BZ/N_K)
# For discrete modes: each K contributes a delta function broadened by lifetime
for i in range(0, len(K_grid), len(K_grid) // N_K + 1):
    f_mode = omega_to_Hz(omega_Gold[i])
    gamma_mode = gamma_frac * f_mode
    # Zero-point amplitude: delta_tau^2 = 1/(2*Z_fold*omega)
    amp = 1.0 / (2.0 * Z_fold * omega_Gold[i])
    # Lorentzian contribution
    S_h_intrinsic += amp * gamma_mode / ((f_array - f_mode)**2 + gamma_mode**2) / PI

# Leggett and amplitude modes (discrete contributions)
for omega_0, label in [(omega_L1, "L1"), (omega_L2, "L2"),
                        (omega_branch3_0, "B3"), (omega_amp_0, "B4"),
                        (omega_higgs_0, "H")]:
    f_mode = omega_to_Hz(omega_0)
    gamma_mode = gamma_frac * f_mode
    amp = 1.0 / (2.0 * Z_fold * omega_0)
    S_h_intrinsic += N_K * amp * gamma_mode / ((f_array - f_mode)**2 + gamma_mode**2) / PI

# Convert to strain PSD: multiply by (1/2)^2 for conformal factor
S_h_intrinsic *= 0.25

# Detector sensitivities (approximate)
# GQuEST: ~10^{-21} Hz^{-1/2} from 10^4 to 10^8 Hz
# LIGO: ~10^{-23} Hz^{-1/2} at 100 Hz, rising at lower/higher f
# LISA: ~10^{-20} Hz^{-1/2} at 10^{-3} Hz

f_gquest_band = np.logspace(4, 8, 100)
S_gquest = np.full_like(f_gquest_band, 1e-42)  # (10^{-21})^2

f_ligo_band = np.logspace(1, 4, 100)
S_ligo = (1e-23)**2 * (1 + (100.0/f_ligo_band)**4 + (f_ligo_band/2000)**2)

f_lisa_band = np.logspace(-4, 0, 100)
S_lisa = (1e-20)**2 * np.ones_like(f_lisa_band)

# ---- PLOT ----
fig, (ax1, ax2) = plt.subplots(2, 1, figsize=(12, 10))

# Top panel: full spectrum
ax1.loglog(f_array, S_h_intrinsic, 'b-', linewidth=1.5, label='Framework (intrinsic)')
ax1.loglog(f_gquest_band, S_gquest, 'r--', linewidth=2, label=r'GQuEST ($10^{-21}$ Hz$^{-1/2}$)')
ax1.loglog(f_ligo_band, S_ligo, 'g--', linewidth=2, label='LIGO O4')
ax1.loglog(f_lisa_band, S_lisa, 'm--', linewidth=2, label='LISA')

# Mark the gap frequency
ax1.axvline(f_gap, color='orange', linestyle=':', linewidth=1.5, label=f'Fabric gap ($f_{{gap}} = {f_gap:.1e}$ Hz)')

# Mark key mode frequencies
ax1.axvline(f_L1, color='cyan', linestyle=':', alpha=0.5)
ax1.axvline(f_B4, color='cyan', linestyle=':', alpha=0.5)
ax1.text(f_L1*1.5, 1e-45, 'Leggett-1', fontsize=8, rotation=90, color='cyan')
ax1.text(f_B4*1.5, 1e-45, 'Branch-4', fontsize=8, rotation=90, color='cyan')

ax1.set_xlabel('Frequency (Hz)', fontsize=12)
ax1.set_ylabel(r'$S_h(f)$ (Hz$^{-1}$)', fontsize=12)
ax1.set_title('S52 METRIC-NOISE: Stochastic Metric Noise from 32-Cell Tessellation', fontsize=14)
ax1.set_xlim(1e-4, 1e44)
ax1.set_ylim(1e-80, 1e-20)
ax1.legend(fontsize=10, loc='upper left')
ax1.grid(True, alpha=0.3)

# Annotate the gap
ax1.annotate(f'ALL modes at $f > 10^{{40}}$ Hz\nDetectors at $f < 10^8$ Hz\nGap = 32 orders of magnitude',
             xy=(1e24, 1e-50), fontsize=11,
             bbox=dict(boxstyle='round', facecolor='wheat', alpha=0.8))

# Bottom panel: zoom into detector bands with propagation suppression
# Show that the framework noise is below everything

ax2.fill_between([1e-4, 1e0], [1e-80, 1e-80], [1e-20, 1e-20],
                  alpha=0.1, color='purple', label='LISA band')  # (local)
ax2.fill_between([1e1, 1e4], [1e-80, 1e-80], [1e-20, 1e-20],
                  alpha=0.1, color='green', label='LIGO band')  # (local)
ax2.fill_between([1e4, 1e8], [1e-80, 1e-80], [1e-20, 1e-20],
                  alpha=0.1, color='red', label='GQuEST band')  # (local)

# Detector curves
ax2.loglog(f_gquest_band, S_gquest, 'r-', linewidth=2, label=r'GQuEST sensitivity')
ax2.loglog(f_ligo_band, S_ligo, 'g-', linewidth=2, label='LIGO O4 sensitivity')
ax2.loglog(f_lisa_band, S_lisa, 'm-', linewidth=2, label='LISA sensitivity')

# Framework prediction: exponentially below all curves
ax2.axhline(1e-80, color='blue', linewidth=2, label=r'Framework: $S_h < 10^{-10^{25}}$ Hz$^{-1}$')
ax2.annotate(f'Framework noise EXPONENTIALLY NULL\nin all detector bands\n($m_{{\\tau}} = 2.06$ $M_{{KK}}$, gap at $10^{{40}}$ Hz)',
             xy=(1e2, 1e-60), fontsize=11,
             bbox=dict(boxstyle='round', facecolor='lightblue', alpha=0.8))

# Standard foam models for comparison
# Random walk: S_h ~ l_P / (c * f)   [Amelino-Camelia convention]
S_h_rw = l_Planck / (c_light * f_array)
# Holographic: S_h ~ l_P^{4/3} / (c * l_det^{1/3} * f)
l_det = 1.5  # GQuEST arm length  # (local)
S_h_holo = l_Planck**(4.0/3.0) / (c_light * l_det**(1.0/3.0)) / f_array

ax2.loglog(f_array[(f_array > 0.1) & (f_array < 1e9)],
           S_h_rw[(f_array > 0.1) & (f_array < 1e9)],
           'k--', linewidth=1, alpha=0.5, label='Random walk foam (RULED OUT)')
ax2.loglog(f_array[(f_array > 0.1) & (f_array < 1e9)],
           S_h_holo[(f_array > 0.1) & (f_array < 1e9)],
           'k:', linewidth=1, alpha=0.5, label='Holographic foam (marginal)')

ax2.set_xlabel('Frequency (Hz)', fontsize=12)
ax2.set_ylabel(r'$S_h(f)$ (Hz$^{-1}$)', fontsize=12)
ax2.set_title('Detector-Band Comparison: Framework vs Standard Foam', fontsize=14)
ax2.set_xlim(1e-4, 1e9)
ax2.set_ylim(1e-80, 1e-20)
ax2.legend(fontsize=9, loc='upper right')
ax2.grid(True, alpha=0.3)

plt.tight_layout()
plt.savefig(os.path.join(os.path.dirname(os.path.abspath(__file__)),
            's52_metric_noise.png'), dpi=150, bbox_inches='tight')
print("Plot saved: s52_metric_noise.png")

# Save data
np.savez(os.path.join(os.path.dirname(os.path.abspath(__file__)),
         's52_metric_noise.npz'),
    # Cell geometry
    L_cell_MKK=L_cell_MKK,
    L_cell_m=L_cell_m,
    N_cells=N_cells,
    dim_SU3=dim_SU3,
    # Fluctuation amplitudes
    delta_tau_over_tau=delta_tau_over_tau,
    delta_tau=delta_tau,
    delta_g_over_g=delta_g_over_g,
    delta_GN_over_GN=delta_GN_over_GN,
    delta_tau_zp_total=delta_tau_zp_total,
    # Strain
    h_0=h_0,
    h_rms_at_gap=h_rms_at_gap,
    h_rms_effaced=h_rms_effaced,
    # Frequencies
    f_Gold_min=f_Gold_min,
    f_Gold_BZ=f_Gold_BZ,
    f_L1=f_L1,
    f_L2=f_L2,
    f_B3=f_B3,
    f_B4=f_B4,
    f_Higgs=f_Higgs,
    f_gap=f_gap,
    # Correlation
    r_corr=r_corr,
    tau_corr=tau_corr,
    # Spectrum
    f_array=f_array,
    S_h_intrinsic=S_h_intrinsic,
    # Foam comparison
    S_h_rw=S_h_rw,
    S_h_holo=S_h_holo,
    # Detector suppressions (log10)
    log10_supp_gquest=log10_supp_gquest,
)
print("Data saved: s52_metric_noise.npz")

print("\n" + "=" * 72)
print("METRIC-NOISE-52 COMPLETE")
print("=" * 72)
